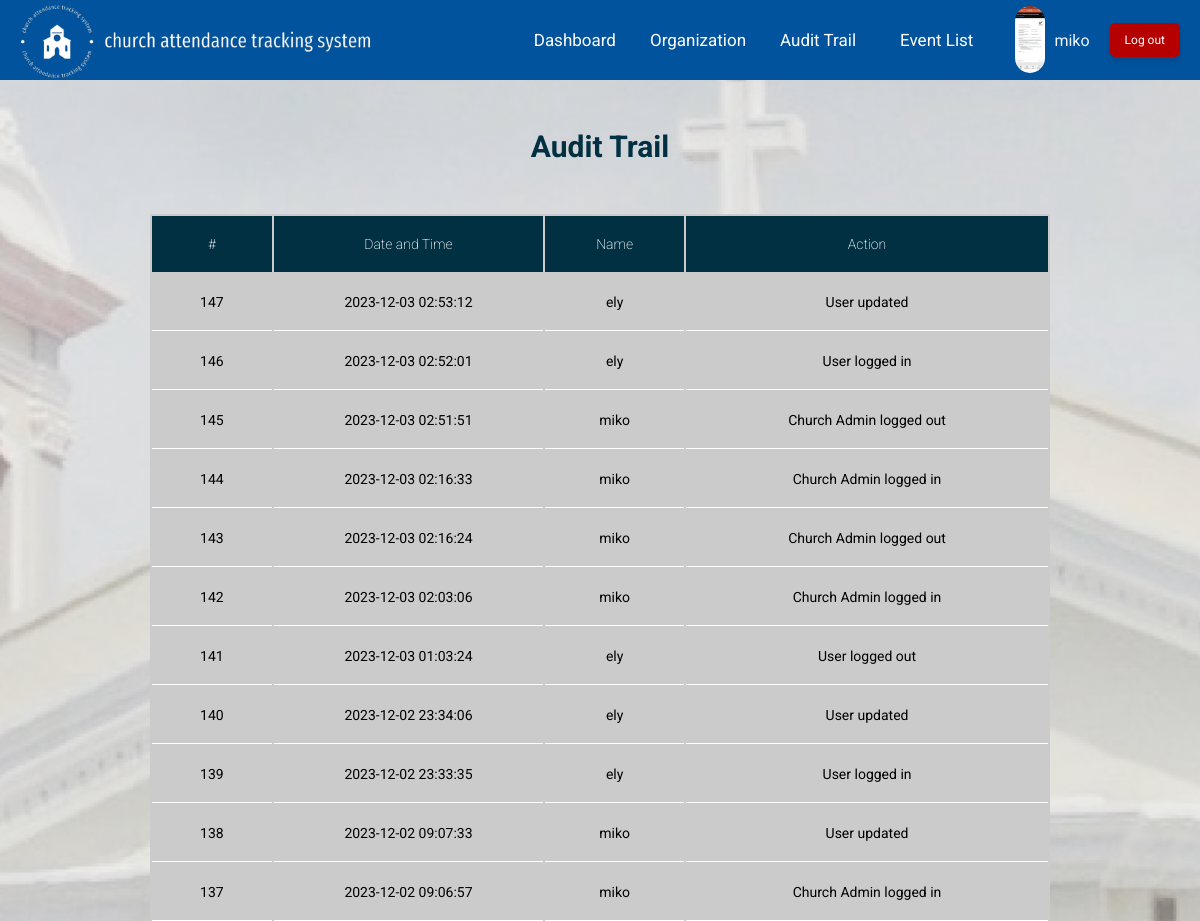
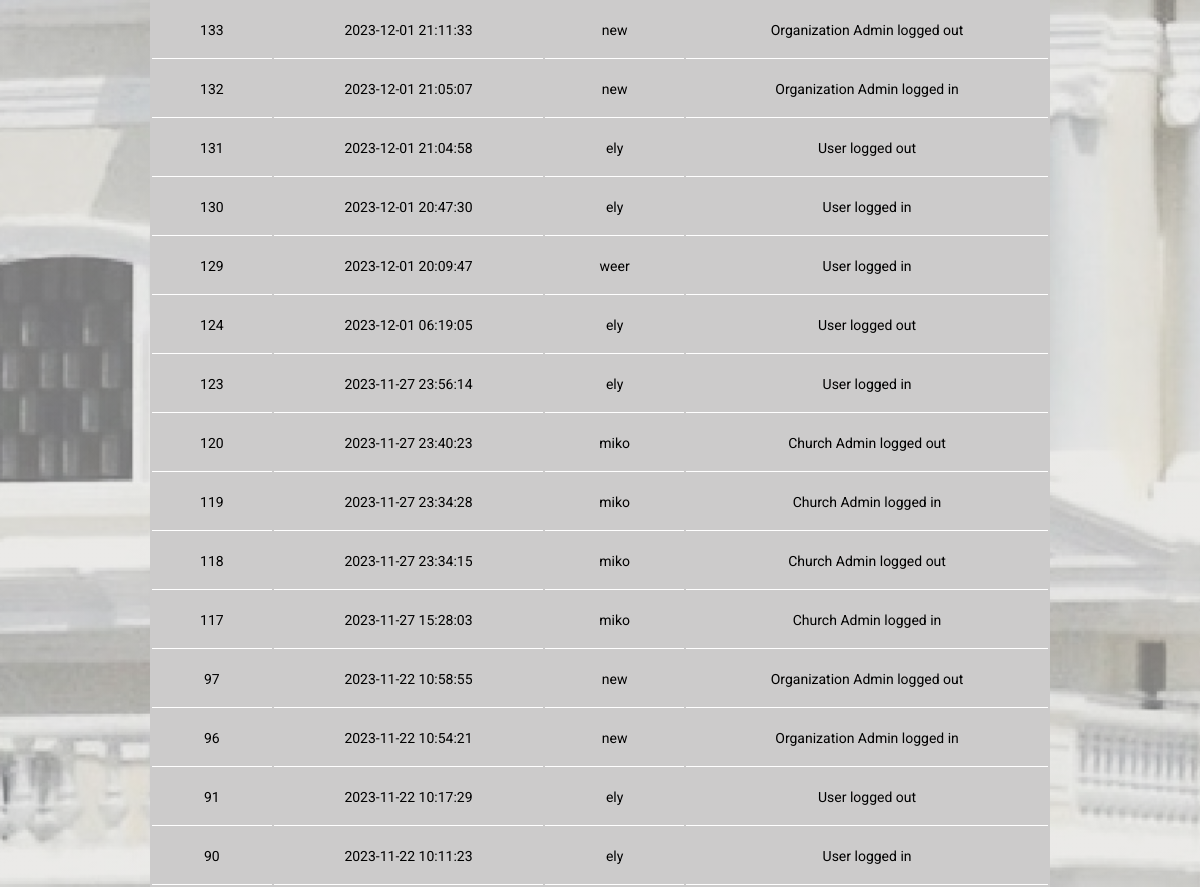
Page /cadminaudit.php (signed in) on the committed database (2 pictures, top to bottom).
### tables this page shows
CREATE TABLE `userlist` (
  `id` int(11) UNSIGNED NOT NULL,
  `username` varchar(50) NOT NULL,
  `access` varchar(50) NOT NULL,
  `church_member` varchar(3) NOT NULL,
  `email` varchar(50) NOT NULL,
  `organization` text DEFAULT NULL,
  `contact` double DEFAULT NULL,
  `profile_picture` text DEFAULT NULL,
  `password` varchar(500) NOT NULL
);

CREATE TABLE `audit_trail` (
  `aid` int(10) UNSIGNED NOT NULL,
  `user_id` int(11) NOT NULL,
  `action` varchar(50) NOT NULL,
  `timestamp` timestamp NOT NULL DEFAULT current_timestamp() ON UPDATE current_timestamp()
);

### cadminaudit.php (the view, shortened to what this page needs)
<?php
require_once './include/connect/dbcon.php';
try {
    $pdo->setAttribute(PDO::ATTR_ERRMODE, PDO::ERRMODE_EXCEPTION);
    $user_id = $_SESSION["user_id"];
    $getUserInfoQuery = "SELECT * FROM userlist WHERE id=:user_id";
    $resultUser = $pdo->prepare($getUserInfoQuery);
    $resultUser->bindParam(':user_id', $user_id);
    $resultUser->execute();
    $user = $resultUser->fetch();
    $auditTrailData = [];
    if ($user["access"] === "churchadmin") {
        $getChurchAuditQuery = "SELECT * FROM audit_trail
                                INNER JOIN userlist ON audit_trail.user_id = userlist.id
                                WHERE userlist.access = 'orgadmin' OR userlist.access='user' OR userlist.id = {$user['id']}
                                ORDER BY audit_trail.timestamp DESC";
        $result_audit = $pdo->prepare($getChurchAuditQuery);
        $result_audit->execute();
        $auditTrailData = $result_audit->fetchAll(PDO::FETCH_ASSOC);
    }
} catch (PDOException $exc) {
    $message = $exc->getMessage();
}
?>
<!DOCTYPE html>
<html lang="en">
<head>
    <link rel="stylesheet" href="cadminaudit.css">
</head>
    <body>
          <div class="header">
            <div class="left-section">
                <a href="cadminhome.php" id="logo-link">
                    <img src="images/logos/newwhitetranspa.png" alt="">
                </a>
            </div>
            <div class="right-section">
                <a href="cadminhome.php" class="dashh">Dashboard</a>
                <a href="cadminorg.php" class="orgs">Organization</a>
                <a href="cadminaudit.php" class="audtrail" >Audit Trail</a>
                <a href="ceventlist.php" class="ev" >Event List</a>
                <div class="profile-link">
                  <a href="cadminprofile.php" target="_blank">
                    <img class="profile-picture" src="<?php echo $user["profile_picture"]; ?>" alt="">
                  </a>
                </div>
                <div class="user-name">
                  <a href="cadminprofile.php" target="_blank"> <?php echo $user["username"]; ?></a>
              </div>
              <a class="logout" href="logout.php">Log out</a>
            </div>
          </div>
          <<div class="audit-layout">
        <center><h2>Audit Trail</h2></center>
        <center>
            <table class="table">
                <thead class="thead-primary">
                    <tr>
                        <th>#</th>
                        <th>Date and Time</th>
                        <th>Name</th>
                        <th>Action</th>
                    </tr>
                </thead>
                <tbody>
                    <?php foreach ($auditTrailData as $record): ?>
                        <tr>
                            <td><?php echo htmlspecialchars($record['aid'], ENT_QUOTES, 'UTF-8'); ?></td>
                            <td><?php echo date('Y-m-d H:i:s', strtotime($record['timestamp'])); ?></td>
                            <td><?php echo htmlspecialchars($record['username'], ENT_QUOTES, 'UTF-8'); ?></td>
                            <td><?php echo htmlspecialchars($record['action'], ENT_QUOTES, 'UTF-8'); ?></td>
                        </tr>
                    <?php endforeach; ?>
                </tbody>
            </table>
        </center>
    </div>
</body>
</html>

### cadminaudit.css (style rules this page uses)
* { margin: 0; padding: 0; font-family: Roboto, arial; }
.header { position: fixed; left: 0; right: 0; top: 0; display: flex; flex-direction: row; justify-content: space-between; align-items: center; background-color: rgb(0, 83, 156); margin: 0; padding: 0; z-index: 100; height: 80px; }
.left-section { display: flex; flex-direction: row; justify-content: center; align-items: center; }
.left-section a { display: flex; justify-content: center; align-items: center; padding: 10px; text-decoration: none; }
.left-section img { width: 400px; height: 80px; object-fit: cover; border-radius: 30px; margin-right: 15px; margin-left: -15px; }
.dashh { margin-right: 15px; margin-left: 5px; font-size: 17px; color: rgb(255, 255, 255); text-decoration: none; padding: 2px 2px; border-radius: 5%; background-color: rgba(240, 248, 255, 0); transition: background-color 0.3s, box-shadow 0.3s, transform 0.3s; display: inline-block; transform: translateY(0); }
.orgs { margin-right: 15px; margin-left: 15px; font-size: 17px; color: rgb(255, 255, 255); text-decoration: none; padding: 2px 2px; border-radius: 5%; background-color: rgba(240, 248, 255, 0); transition: background-color 0.3s, box-shadow 0.3s, transform 0.3s; display: inline-block; transform: translateY(0); }
.audtrail { margin-right: 15px; margin-left: 15px; font-size: 17px; color: rgb(255, 255, 255); text-decoration: none; padding: 2px 2px; border-radius: 5%; background-color: rgba(240, 248, 255, 0); transition: background-color 0.3s, box-shadow 0.3s, transform 0.3s; display: inline-block; transform: translateY(0); }
.ev { margin-right: 40px; margin-left: 25px; font-size: 17px; color: rgb(255, 255, 255); text-decoration: none; padding: 2px 2px; border-radius: 5%; background-color: rgba(240, 248, 255, 0); transition: background-color 0.3s, box-shadow 0.3s, transform 0.3s; display: inline-block; transform: translateY(0); }
.user-name a { color: aliceblue; text-decoration: none; margin-right: 20px; margin-left: -1px; }
.profile-link img { width: 30px; height: auto; border-radius: 15px; margin-top: 3px; margin-right: 10px; }
.logout { margin-right: -30px; margin-left: 0px; font-size: 12px; color: white; padding: 10px 15px; border-radius: 5px; background-color: rgb(182, 0, 0); text-decoration: none; transition: background-color 0.3s, box-shadow 0.3s, transform 0.3s; display: inline-block; box-shadow: 0 4px 6px rgba(0, 0, 0, 0.1); transform: translateY(0); }
.right-section { display: flex; justify-content: center; align-items: center; flex-shrink: 0; margin-right: 50px; }
body { padding-top: 30px; background: linear-gradient(to top, rgba(218, 217, 217, 0.5) 50%, rgba(218, 217, 217, 0.5) 50%), url(images/lagin.jpg); background-attachment: fixed; background-position: center; background-size: cover; height: 120vh; }
.audit-layout h2 { margin-top: -10px; font-size: 30px; margin-bottom: 50px; color: rgb(0, 48, 65); font-weight: 6 00; }
.audit-layout { padding-top: 50px; width: 900px; height: 500px; background-color: rgba(240, 248, 255, 0); margin: 40px auto; }
.table { min-width: 800px !important; width: 100%; background: #cccbcb; }
.table thead.thead-primary { background-color: rgb(0, 48, 65); }
.table thead th { border: none; padding: 20px 30px; font-size: 14px; font-weight: 200; color: #fff; }
.table tbody tr { margin-bottom: 10px; }
.table tbody th, .table tbody td { border: none; padding: 20px 30px; border-bottom : 1px solid #ffffff; font-size: 14px; text-align: center; }

### rows in the picture
userlist: profile_picture (picture), username "miko"
audit_trail: aid "147", timestamp "2023-12-03 02:53:12", user.username "ely", action "User updated"
audit_trail: aid "146", timestamp "2023-12-03 02:52:01", user.username "ely", action "User logged in"
audit_trail: aid "145", timestamp "2023-12-03 02:51:51", user.username "miko", action "Church Admin logged out"
audit_trail: aid "144", timestamp "2023-12-03 02:16:33", user.username "miko", action "Church Admin logged in"
audit_trail: aid "143", timestamp "2023-12-03 02:16:24", user.username "miko", action "Church Admin logged out"
audit_trail: aid "142", timestamp "2023-12-03 02:03:06", user.username "miko", action "Church Admin logged in"
audit_trail: aid "141", timestamp "2023-12-03 01:03:24", user.username "ely", action "User logged out"
audit_trail: aid "140", timestamp "2023-12-02 23:34:06", user.username "ely", action "User updated"
audit_trail: aid "139", timestamp "2023-12-02 23:33:35", user.username "ely", action "User logged in"
audit_trail: aid "138", timestamp "2023-12-02 09:07:33", user.username "miko", action "User updated"
audit_trail: aid "137", timestamp "2023-12-02 09:06:57", user.username "miko", action "Church Admin logged in"
audit_trail: aid "133", timestamp "2023-12-01 21:11:33", user.username "new", action "Organization Admin logged out"
audit_trail: aid "132", timestamp "2023-12-01 21:05:07", user.username "new", action "Organization Admin logged in"
audit_trail: aid "131", timestamp "2023-12-01 21:04:58", user.username "ely", action "User logged out"
audit_trail: aid "130", timestamp "2023-12-01 20:47:30", user.username "ely", action "User logged in"
audit_trail: aid "129", timestamp "2023-12-01 20:09:47", user.username "weer", action "User logged in"
audit_trail: aid "124", timestamp "2023-12-01 06:19:05", user.username "ely", action "User logged out"
audit_trail: aid "123", timestamp "2023-11-27 23:56:14", user.username "ely", action "User logged in"
audit_trail: aid "120", timestamp "2023-11-27 23:40:23", user.username "miko", action "Church Admin logged out"
audit_trail: aid "119", timestamp "2023-11-27 23:34:28", user.username "miko", action "Church Admin logged in"
audit_trail: aid "118", timestamp "2023-11-27 23:34:15", user.username "miko", action "Church Admin logged out"
audit_trail: aid "117", timestamp "2023-11-27 15:28:03", user.username "miko", action "Church Admin logged in"
audit_trail: aid "97", timestamp "2023-11-22 10:58:55", user.username "new", action "Organization Admin logged out"
audit_trail: aid "96", timestamp "2023-11-22 10:54:21", user.username "new", action "Organization Admin logged in"
audit_trail: aid "91", timestamp "2023-11-22 10:17:29", user.username "ely", action "User logged out"
audit_trail: aid "90", timestamp "2023-11-22 10:11:23", user.username "ely", action "User logged in"
